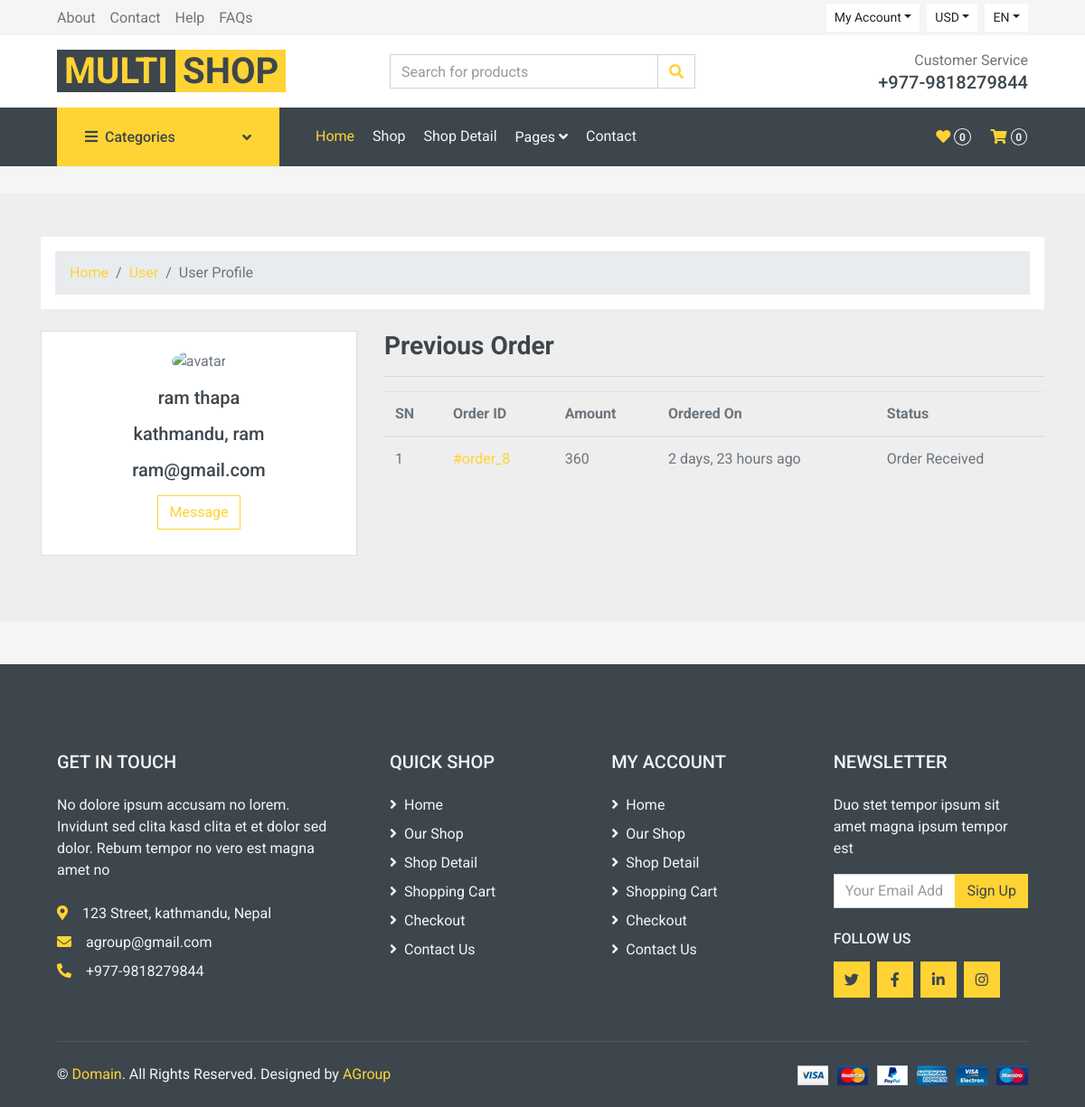
Screenshot of /profile/ (signed in) with the database file from the repository.
### shop/models.py (models this page shows, shortened)
class Customer(models.Model):
    user = models.OneToOneField(User, on_delete=models.CASCADE)
    full_name = models.CharField(max_length=200)
    address = models.CharField(max_length=200, null=True, blank=True)
    joined_on = models.DateTimeField(auto_now_add=True)

class Order(models.Model):
    cart = models.OneToOneField(Cart, on_delete=models.CASCADE)
    ordered_by = models.CharField(max_length=200)
    shipping_address = models.CharField(max_length=200)
    mobile = models.CharField(max_length=10)
    email = models.EmailField(null=True, blank=True)
    subtotal = models.PositiveIntegerField()
    discount = models.PositiveIntegerField()
    total = models.PositiveIntegerField()
    order_status = models.CharField(max_length=50, choices=ORDER_STATUS)
    created_at = models.DateTimeField(auto_now_add=True)

### shop/views.py (the view)
# urls.py: path("profile/", CustomerProfileView.as_view(), name="customerprofile"),
class CustomerProfileView(TemplateView):
    template_name = "customerprofile.html"
    def dispatch(self, request, *args, **kwargs):
        if request.user.is_authenticated and Customer.objects.filter(user=request.user).exists():
            pass
        else:
            return redirect("/login/?next=/profile/")
        return super().dispatch(request, *args, **kwargs)
    def get_context_data(self, **kwargs):
        context = super().get_context_data(**kwargs)
        customer = self.request.user.customer
        context['customer'] = customer
        orders = Order.objects.filter(cart__customer=customer).order_by("-id")
        context['orders'] = orders
        return context

### templates/customerprofile.html
{% extends 'base.html' %}
{% block body %}
<section style="background-color: #eee;">
    <div class="container py-5">
      <div class="row">
        <div class="col">
          <nav aria-label="breadcrumb" class="bg-light rounded-3 p-3 mb-4">
            <ol class="breadcrumb mb-0">
              <li class="breadcrumb-item"><a href="{% url 'shop:index' %}">Home</a></li>
              <li class="breadcrumb-item"><a href="{% url 'shop:customerprofile' %}">User</a></li>
              <li class="breadcrumb-item active" aria-current="page">User Profile</li>
            </ol>
          </nav>
        </div>
      </div>
      <div class="row">
        <div class="col-lg-4">
          <div class="card mb-4">
            <div class="card-body text-center">
              <img src="https://mdbcdn.b-cdn.net/img/Photos/new-templates/bootstrap-chat/ava3.webp" alt="avatar"
                class="rounded-circle img-fluid" style="width: 150px;">
              <h5 class="my-3">{{customer.full_name}}</h5>
              <h5 class="my-3">{{customer.address}}</h5>
              <h5 class="my-3">{{customer.user.email}}</h5>
              <div class="d-flex justify-content-center mb-2">
                <button type="button" class="btn btn-outline-primary ms-1">Message</button>
              </div>
            </div>
          </div>
        </div>
        <div class="col-lg-8">
            <h3>Previous Order</h3>
            <hr>
            <table class="table">
                <thead>
                    <tr>
                        <th>SN</th>
                        <th>Order ID</th>
                        <th>Amount</th>
                        <th>Ordered On</th>
                        <th>Status</th>
                    </tr>
                </thead>
            <tbody>
                {% for ord in orders %}
                <tr>
                    <td>{{forloop.counter}}</td>
                    <td><a href="{% url 'shop:customerorderdetail' ord.pk %}">#order_{{ord.id}}</a></td>
                    <td>{{ord.total}}</td>
                    <td>{{ord.created_at|timesince}} ago</td>
                    <td>{{ord.order_status}}</td>
                </tr>
                {% endfor %}
            </tbody>
        </table>
          </div>
        </div>
    </div>
  </section>
{% endblock %}

### rows the page displays
Customer: full_name "ram thapa", address "kathmandu, ram", user.email "ram@gmail.com"
Order: id "8", total "360", created_at "2 days, 23 hours", order_status "Order Received"
